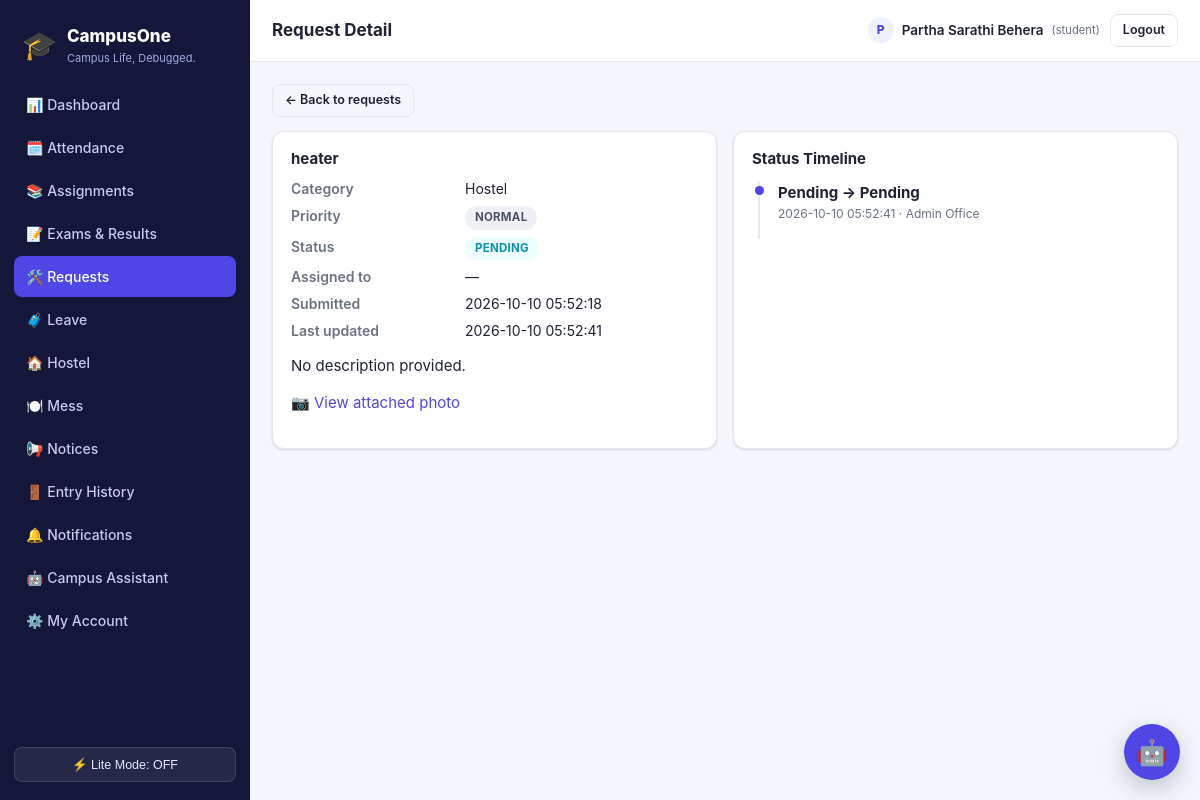
Page /student/requests/10 (signed in) on the committed database.
### tables this page shows
CREATE TABLE requests (
    id INTEGER PRIMARY KEY AUTOINCREMENT,
    student_id INTEGER REFERENCES students(id),
    title TEXT NOT NULL,
    description TEXT,
    category TEXT NOT NULL,
    priority TEXT NOT NULL DEFAULT 'Normal' CHECK(priority IN ('Low','Normal','High','Urgent')),
    photo TEXT,
    video TEXT,
    status TEXT NOT NULL DEFAULT 'Pending' CHECK(status IN ('Pending','Assigned','In Progress','Resolved','Rejected','Reopened')),
    assigned_to TEXT,
    assigned_at TEXT,
    resolution_note TEXT,
    created_by_role TEXT DEFAULT 'student',
    created_at TEXT DEFAULT (datetime('now')),
    updated_at TEXT DEFAULT (datetime('now'))
);

CREATE TABLE request_updates (
    id INTEGER PRIMARY KEY AUTOINCREMENT,
    request_id INTEGER REFERENCES requests(id),
    updated_by INTEGER REFERENCES users(id),
    old_status TEXT,
    new_status TEXT,
    note TEXT,
    created_at TEXT DEFAULT (datetime('now'))
);

CREATE TABLE users (
    id INTEGER PRIMARY KEY AUTOINCREMENT,
    email TEXT UNIQUE NOT NULL,
    password_hash TEXT NOT NULL,
    role TEXT NOT NULL CHECK(role IN ('student','faculty','admin','warden','mess','frontdesk')),
    name TEXT NOT NULL,
    phone TEXT,
    photo TEXT,
    is_active INTEGER DEFAULT 1,
    created_at TEXT DEFAULT (datetime('now'))
);

### blueprints/student.py (the view)
@bp.route("/requests/<int:rid>")
@role_required("student", "faculty", "admin", "warden", "mess", "frontdesk")
def request_detail(rid):
    current_role = session.get("role")
    if current_role == "student":
        st = get_student()
        req = query_db("SELECT * FROM requests WHERE id = ? AND student_id = ?", (rid, st["id"]), one=True)
    else:
        req = query_db("SELECT * FROM requests WHERE id = ? AND created_by_role = ?", (rid, current_role), one=True)
    if not req:
        flash("Request not found.", "error")
        return redirect(url_for("student.requests_view"))
    updates = query_db(
        "SELECT ru.*, u.name AS updated_by_name FROM request_updates ru "
        "LEFT JOIN users u ON ru.updated_by = u.id WHERE ru.request_id = ? ORDER BY ru.created_at",
        (rid,),
    )
    return render_template("student/request_detail.html", req=req, updates=updates)

### blueprints/student.py (called while the page is built)
def get_student():
    return query_db("SELECT * FROM students WHERE user_id = ?", (session["user_id"],), one=True)

### utils/auth_utils.py (called while the page is built)
def role_required(*roles):
    def decorator(view):
        @functools.wraps(view)
        def wrapped(**kwargs):
            if session.get("user_id") is None:
                return redirect(url_for("auth.login", next=request.path))
            if session.get("role") not in roles:
                abort(403)
            return view(**kwargs)
        return wrapped
    return decorator

def gen_csrf_token():
    if "csrf_token" not in session:
        session["csrf_token"] = secrets.token_hex(16)
    return session["csrf_token"]

### utils/db.py (called while the page is built)
def get_db():
    if "db" not in g:
        g.db = sqlite3.connect(current_app.config["DATABASE"], detect_types=sqlite3.PARSE_DECLTYPES)
        g.db.row_factory = sqlite3.Row
        g.db.execute("PRAGMA foreign_keys = ON")
    return g.db

def query_db(query, args=(), one=False):
    cur = get_db().execute(query, args)
    rv = cur.fetchall()
    cur.close()
    return (rv[0] if rv else None) if one else rv

### templates/student/request_detail.html (shortened to what this page needs)
{% extends "base.html" %}
{% block page_title %}Request Detail{% endblock %}
{% block content %}
<a href="{{ url_for('student.requests_view') }}" class="btn btn-ghost btn-sm" style="margin-bottom:14px;">← Back to requests</a>
<div class="grid grid-2">
  <div class="card">
    <h3>{{ req.title }}</h3>
    <div class="kv" style="margin-top:10px;">
      <div>Category</div><div>{{ req.category }}</div>
      <div>Priority</div><div><span class="badge badge-neutral">{{ req.priority }}</span></div>
      <div>Status</div><div><span class="badge badge-info">{{ req.status }}</span></div>
      <div>Assigned to</div><div>{{ req.assigned_to or '—' }}</div>
      <div>Submitted</div><div>{{ req.created_at }}</div>
      <div>Last updated</div><div>{{ req.updated_at }}</div>
    </div>
    <p style="margin-top:14px;">{{ req.description or 'No description provided.' }}</p>
    {% if req.photo %}<p><a href="{{ url_for('uploaded_file', filename=req.photo) }}" target="_blank">📷 View attached photo</a></p>{% endif %}
  </div>
  <div class="card">
    <h3>Status Timeline</h3>
    <div class="timeline" style="margin-top:14px;">
      {% for u in updates %}
      <div class="timeline-item">
        <div><strong>{{ u.old_status or 'Created' }} → {{ u.new_status }}</strong></div>
        <div class="timeline-time">{{ u.created_at }} · {{ u.updated_by_name or 'System' }}</div>
      </div>
      {% else %}
      <p class="muted">No status changes yet.</p>
      {% endfor %}
    </div>
  </div>
</div>
{% endblock %}

### templates/base.html (shortened to what this page needs)
<!DOCTYPE html>
<html lang="en" data-lite="{{ 'true' if lite_mode else 'false' }}">
<head>
<link rel="stylesheet" href="{{ url_for('static', filename='css/style.css') }}">
</head>
<body class="{{ 'lite' if lite_mode else '' }}">
{% if session.user_id %}
<div class="app-shell">
  <aside class="sidebar" id="sidebar">
    <div class="brand">
      <span class="brand-emoji">🎓</span>
      <div>
        <div class="brand-name">{{ app_name }}</div>
        <div class="brand-tag">{{ tagline }}</div>
      </div>
    </div>
    <nav class="nav">
      {% set role = session.role %}
      {% if role == 'student' %}
        <a href="{{ url_for('student.dashboard') }}" class="{{ 'active' if request.endpoint=='student.dashboard' }}">📊 Dashboard</a>
        <a href="{{ url_for('student.attendance') }}" class="{{ 'active' if request.endpoint=='student.attendance' }}">🗓️ Attendance</a>
        <a href="{{ url_for('student.assignments') }}" class="{{ 'active' if request.endpoint=='student.assignments' }}">📚 Assignments</a>
        <a href="{{ url_for('student.exams') }}" class="{{ 'active' if request.endpoint=='student.exams' }}">📝 Exams &amp; Results</a>
        <a href="{{ url_for('student.requests_view') }}" class="{{ 'active' if request.endpoint in ['student.requests_view','student.request_detail'] }}">🛠️ Requests</a>
        <a href="{{ url_for('student.leave') }}" class="{{ 'active' if request.endpoint=='student.leave' }}">🧳 Leave</a>
        <a href="{{ url_for('student.hostel') }}" class="{{ 'active' if request.endpoint=='student.hostel' }}">🏠 Hostel</a>
        <a href="{{ url_for('student.mess') }}" class="{{ 'active' if request.endpoint=='student.mess' }}">🍽️ Mess</a>
        <a href="{{ url_for('student.notices') }}" class="{{ 'active' if request.endpoint=='student.notices' }}">📢 Notices</a>
        <a href="{{ url_for('student.entry_history') }}" class="{{ 'active' if request.endpoint=='student.entry_history' }}">🚪 Entry History</a>
        <a href="{{ url_for('student.notifications') }}" class="{{ 'active' if request.endpoint=='student.notifications' }}">🔔 Notifications</a>
        <a href="{{ url_for('student.assistant') }}" class="{{ 'active' if request.endpoint=='student.assistant' }}">🤖 Campus Assistant</a>
      {% endif %}
      <a href="{{ url_for('common.account') }}" class="{{ 'active' if request.endpoint=='common.account' }}">⚙️ My Account</a>
    </nav>
    <form method="post" action="{{ url_for('common.toggle_lite_mode') }}" class="lite-toggle-form">
      <button type="submit" class="lite-toggle">{{ '🐢 Lite Mode: ON' if lite_mode else '⚡ Lite Mode: OFF' }}</button>
    </form>
  </aside>
  <div class="main">
    <header class="topbar">
      <div class="topbar-title">{% block page_title %}{% endblock %}</div>
      <div class="topbar-right">
        <a href="{{ url_for('common.account') }}" class="user-chip" style="display:flex;align-items:center;gap:8px;color:inherit;">
          {% if current_user_photo %}
            <img src="{{ url_for('uploaded_file', filename=current_user_photo) }}" alt=""
                 style="width:26px;height:26px;border-radius:50%;object-fit:cover;">
          {% else %}
            <span style="width:26px;height:26px;border-radius:50%;background:var(--primary-light);color:var(--primary);
                        display:inline-flex;align-items:center;justify-content:center;font-weight:800;font-size:12px;">{{ session.name[0]|upper }}</span>
          {% endif %}
          {{ session.name }} <small>({{ session.role }})</small>
        </a>
        <a href="{{ url_for('auth.logout') }}" class="btn btn-ghost btn-sm">Logout</a>
      </div>
    </header>
    <main class="content">
      {% block content %}{% endblock %}
    </main>
  </div>
</div>
<div class="campus-chat" id="campus-chat">
  <button class="campus-chat-toggle" id="campus-chat-toggle" type="button"
          aria-label="Open campus assistant" aria-expanded="false" aria-controls="campus-chat-panel">🤖</button>
</div>
{% endif %}
</body>
</html>

### static/css/style.css (style rules this page uses)
:root { --bg: #f4f6fb; --surface: #ffffff; --surface-2: #f8f9fc; --border: #e4e7f0; --text: #1e2233; --text-muted: #6b7280; --primary: #4f46e5; --primary-dark: #4338ca; --primary-light: #eef2ff; --success: #16a34a; --success-bg: #ecfdf3; --warning: #d97706; --warning-bg: #fffbeb; --danger: #dc2626; --danger-bg: #fef2f2; --info: #0891b2; --info-bg: #ecfeff; --radius: 12px; --radius-sm: 8px; --shadow: 0 1px 2px rgba(16,24,40,.06), 0 1px 3px rgba(16,24,40,.08); --sidebar-w: 250px; }
* { box-sizing: border-box; }
html, body { height: 100%; }
body { margin: 0; font-family: -apple-system, BlinkMacSystemFont, "Segoe UI", Roboto, Helvetica, Arial, sans-serif; background: var(--bg); color: var(--text); font-size: 15px; line-height: 1.5; }
a { color: var(--primary); text-decoration: none; }
h1, h2, h3, h4 { margin: 0 0 .4em; font-weight: 700; line-height: 1.25; }
.app-shell { display: flex; min-height: 100vh; }
.sidebar { width: var(--sidebar-w); flex-shrink: 0; background: #14163a; color: #e5e7ff; display: flex; flex-direction: column; padding: 18px 14px; position: sticky; top: 0; height: 100vh; overflow-y: auto; }
.brand { display: flex; align-items: center; gap: 10px; padding: 6px 8px 18px; }
.brand-emoji { font-size: 28px; }
.brand-name { font-weight: 800; font-size: 17px; color: #fff; }
.brand-tag { font-size: 11px; color: #a5a9e0; }
.nav { display: flex; flex-direction: column; gap: 2px; flex: 1; }
.nav a { color: #c7c9f2; padding: 10px 12px; border-radius: var(--radius-sm); font-size: 14px; font-weight: 500; transition: background .12s ease; }
.nav a.active { background: var(--primary); color: #fff; }
.lite-toggle-form { margin-top: 10px; }
.lite-toggle { width: 100%; background: rgba(255,255,255,.08); color: #e5e7ff; border: 1px solid rgba(255,255,255,.12); padding: 9px; border-radius: var(--radius-sm); font-size: 12.5px; cursor: pointer; }
.main { flex: 1; min-width: 0; display: flex; flex-direction: column; }
.topbar { display: flex; align-items: center; gap: 12px; padding: 14px 22px; background: var(--surface); border-bottom: 1px solid var(--border); position: sticky; top: 0; z-index: 10; }
.topbar-title { font-weight: 700; font-size: 17px; flex: 1; }
.topbar-right { display: flex; align-items: center; gap: 10px; }
.user-chip { font-size: 13.5px; font-weight: 600; }
.user-chip small { color: var(--text-muted); font-weight: 400; }
.content { padding: 22px; max-width: 1280px; width: 100%; margin: 0 auto; }
.grid { display: grid; gap: 16px; }
.grid-2 { grid-template-columns: repeat(2, 1fr); }
.card { background: var(--surface); border: 1px solid var(--border); border-radius: var(--radius); padding: 18px; box-shadow: var(--shadow); }
.card h3 { font-size: 15px; }
.badge { display: inline-block; padding: 3px 10px; border-radius: 999px; font-size: 11.5px; font-weight: 700; text-transform: uppercase; letter-spacing: .02em; }
.badge-info { background: var(--info-bg); color: var(--info); }
.badge-neutral { background: #eef0f6; color: #4b5165; }
.btn { display: inline-flex; align-items: center; justify-content: center; gap: 6px; padding: 9px 16px; border-radius: var(--radius-sm); font-size: 14px; font-weight: 600; border: 1px solid transparent; cursor: pointer; text-decoration: none; }
.btn-ghost { background: transparent; border-color: var(--border); color: var(--text); }
.btn-sm { padding: 6px 12px; font-size: 12.5px; }
.kv { display: grid; grid-template-columns: 160px 1fr; gap: 6px 14px; font-size: 14px; }
.kv div:nth-child(odd) { color: var(--text-muted); font-weight: 600; }
.timeline { border-left: 2px solid var(--border); padding-left: 18px; margin-left: 6px; }
.timeline-item { position: relative; padding-bottom: 16px; }
.timeline-item::before { content: ""; position: absolute; left: -23px; top: 4px; width: 9px; height: 9px; border-radius: 50%; background: var(--primary); }
.timeline-time { font-size: 12px; color: var(--text-muted); }
.campus-chat-toggle { position: fixed; right: 20px; bottom: 20px; z-index: 1050; width: 56px; height: 56px; border: 0; border-radius: 50%; background: var(--primary); color: #fff; box-shadow: 0 8px 24px rgba(30,34,51,.24); font-size: 25px; cursor: pointer; }

### rows in the picture
requests: role "student", title "heater", category "Hostel", priority "NORMAL", status "PENDING", assigned_to "—", created_at "2026-10-10 05:52:18", updated_at "2026-10-10 05:52:41", description "No description provided."
request_updates: old_status "Pending", new_status "Pending", created_at "2026-10-10 05:52:41", name "Admin Office"

### other values in the picture
{{ app_name }} "CampusOne"
{{ tagline }} "Campus Life, Debugged."
{{ '🐢 Lite Mode: ON' if lite_mode else '⚡ Lite Mode: OFF' }} "⚡ Lite Mode: OFF"
{{ session.name[0]|upper }} "P"
{{ session.name }} "Partha Sarathi Behera"
